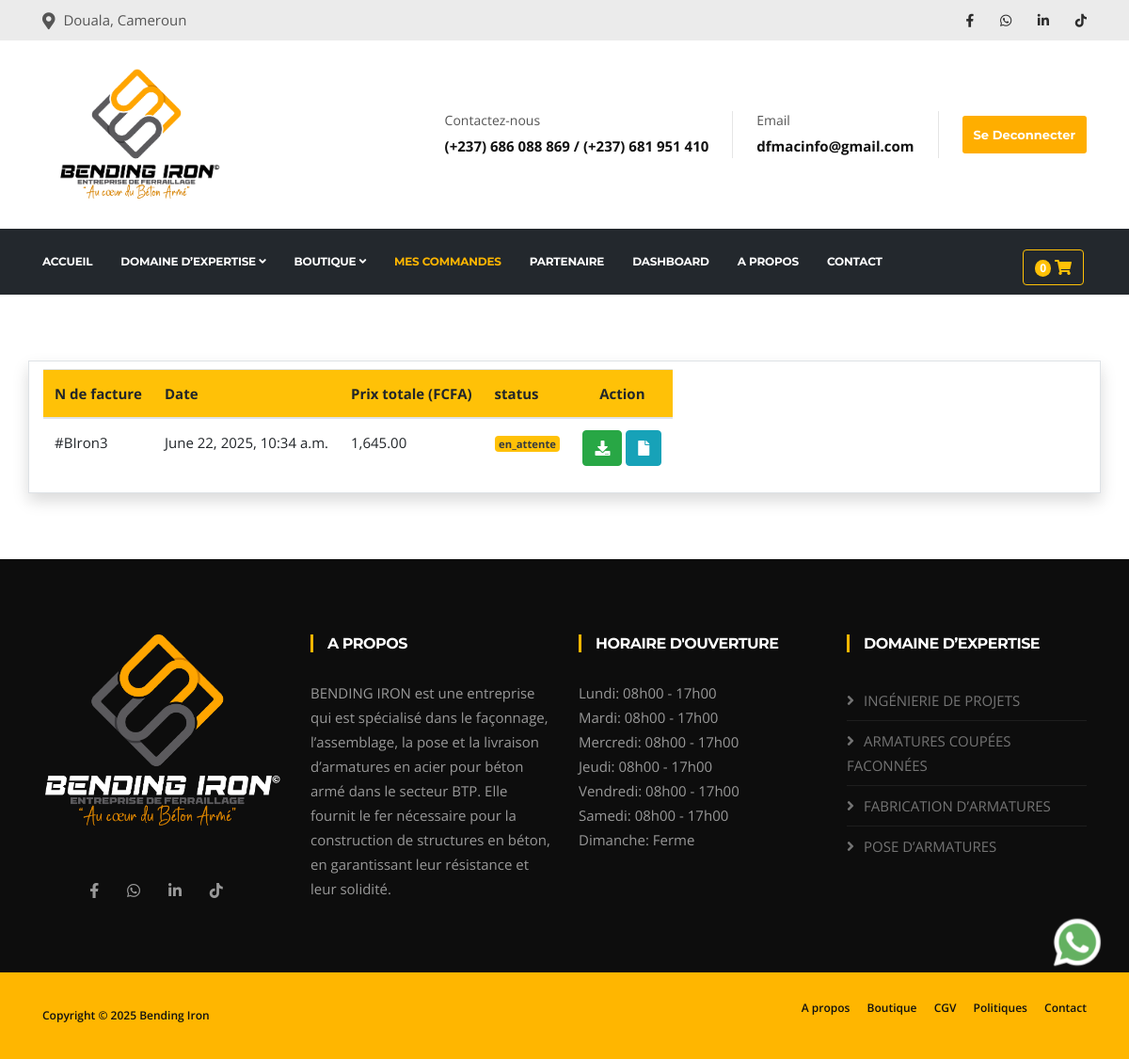
Page /mes-commandes/ (signed in) on the committed database.
### usesOrders/models.py (models this page shows, shortened)
class Order(models.Model):
    user = models.ForeignKey(CustomUser, on_delete=models.CASCADE)
    created_at = models.DateTimeField(auto_now_add=True)
    updated_at = models.DateTimeField(auto_now=True)
    @property
    def get_prix_total(self):
        return sum(item.prix_u * item.quantite for item in self.orderitem_set.all())
    @property
    def get_statut_actuel(self):
        dernier_traiment = self.traiment_set.order_by('-created_at').first()
        return dernier_traiment.statut if dernier_traiment else "Aucun traitement"

class OrderItem(models.Model):
    order = models.ForeignKey(Order, on_delete=models.CASCADE)
    produit = models.ForeignKey(Produit, on_delete=models.CASCADE)
    details = models.JSONField()  # Détails du produit (dimensions, choix d'angle, etc.)
    quantite = models.PositiveIntegerField(default=1)
    prix_u = models.DecimalField(max_digits=10, decimal_places=2)

class Traiment(models.Model):
    order = models.ForeignKey(Order, on_delete=models.CASCADE)
    user = models.ForeignKey(CustomUser, on_delete=models.CASCADE)
    statut = models.CharField(max_length=20, choices=[
        ('en_attente', 'En attente'),
        ('en_production', 'En production'),
        ('pret_pour_livraison', 'Pret pour livraison'),
        ('solde_facture', 'Solde ma facture'),
        ('termine', 'Livraison termine'),
    ], default='en_attente')
    created_at = models.DateTimeField(auto_now_add=True)  # ➕ important pour trier

### usesOrders/views.py (the view)
# urls.py: path('', mes_commande , name='mes_commande'),
@login_required
def mes_commande(request):
    commandes = Order.objects.filter(user=request.user).order_by('-created_at')
    current_url = request.get_full_path()
    print(current_url)
    context = {
        'commandes': commandes,
        'current_url':current_url,
    }
    return render(request, 'commandes.html',context)

### contact/context_processor.py (called while the page is built)
def unread_messages(request):
    pass
    unread_messages =Contact.get_unread_messages()
    return {
        'unread_messages_count': unread_messages.count(),
        'unread_messages': unread_messages,
    }

### contact/models.py (called while the page is built)
    @staticmethod
    def get_unread_messages():
        return Contact.objects.filter(is_read=False).order_by('-created_at').all()

### fer/context_processors.py (called while the page is built)
def seuil_critique_count(request):
    seuil_count = sum(1 for fer in Fer.objects.all() if fer.sueil_atteint)
    return {
        'fer_seuil_critique_count': seuil_count
    }

### fer/models.py (called while the page is built)
    @property
    def longueur_totale(self):
        total = self.mouvement_set.annotate(
            total_longueur=ExpressionWrapper(F('longueur_m') * F('quantite'), output_field=DecimalField())
        ).aggregate(longueur_totale=Sum('total_longueur'))['longueur_totale']
        return total or 0

    @property
    def sueil_atteint(self):
       if self.longueur_totale < self.longueur_critique :
           return True
       else :
           return False

### produits/models.py (called while the page is built)
    @property
    def prix_utile(self):
        return self.prix/12000

### usesOrders/context_proccessor.py (called while the page is built)
def panier_count(request):
    if request.user.is_authenticated:
        panier = Cart.objects.filter(user=request.user).first()
        if panier :
            items=CartItem.objects.filter(cart_id=panier.id)
            total_articles = items.count()
            if total_articles :
                total_articles = items.count()
            else :
                total_articles = 0
        else:
         total_articles = 0
    else:
        total_articles = 0  # Si l'utilisateur n'est pas connecté, il n'y a pas de panier
    return {'panier_count': total_articles,}

def commandes_en_attente(request):
    nb_en_attente = 0
    commandes = Order.objects.all()
    for commande in commandes:
        dernier_traiment = Traiment.objects.filter(order=commande).order_by('-created_at').first()
        if dernier_traiment and dernier_traiment.statut == 'en_attente':
            nb_en_attente += 1
    return {
        'nb_order': nb_en_attente
    }

### usesOrders/templates/commandes.html (shortened to what this page needs)
{% extends 'appf.html' %}
{% block 'content' %}
{% load static %}
{% load humanize %}
<section class="content project-area">
    <div class="container border shadow">
        <div class="row">
            <div class="col-md-12">
                    <table class="table mt-2 table-responsive">
                        <thead class='bg-warning'>
                            <th>N de facture</th>
                            <th>Date</th>
                            <th>Prix totale (FCFA) </th>
                            <th>status</th>
                            <th class='text-center'>Action</th>
                        </thead>
                        <tbody>
                          {% for order in  commandes %}
                          <tr>
                            <td>#BIron{{order.id}}</td>
                            <td>{{order.created_at}}</td>
                            <td>{{order.get_prix_total|intcomma}}</td>
                            <th>
                                {% if order.get_statut_actuel == "en_attente" %}
                                <span class="badge bg-warning text-dark">
                                    {{order.get_statut_actuel}}
                                </span>
                                {%endif%}
                            </th>
                            <td class='text-center'>
                                <a href="{% url 'invoice_download' order.id %}" class='btn btn-success' name='supprimer'><i class="fas fa-download"></i></a>
                                <a href="{% url 'detail_commande' order.id %}" class='btn btn-info' name='supprimer'><i class='fas fa-file'></i></a>
                            </td>
                        </tr>
                          {% endfor %}
                        </tbody>
                    </table>
            </div>
        </div>
    </div>
</section>
{% endblock %}

### static/front/css/styles.css (style rules this page uses)
body { background: #fff; color: #555; }
body, p { font-family: "Open Sans", sans-serif; text-rendering: optimizeLegibility; -webkit-font-smoothing: antialiased !important; line-height: 26px; font-size: 15px; }
html { overflow-x: hidden !important; width: 100%; height: 100%; position: relative; -webkit-font-smoothing: antialiased; text-rendering: optimizeLegibility; }
body { border: 0; margin: 0; padding: 0; }
a:link, a:visited { text-decoration: none; }
a { color: inherit; transition: 0.2s ease; }
section, .section-padding { padding: 70px 0; position: relative; }

### rows in the picture
Order: id "3", created_at "June 22, 2025, 10:34 a.m.", get_prix_total "1,645.00", get_statut_actuel "en_attente"

### other values in the picture
{{ panier_count }} "0"
